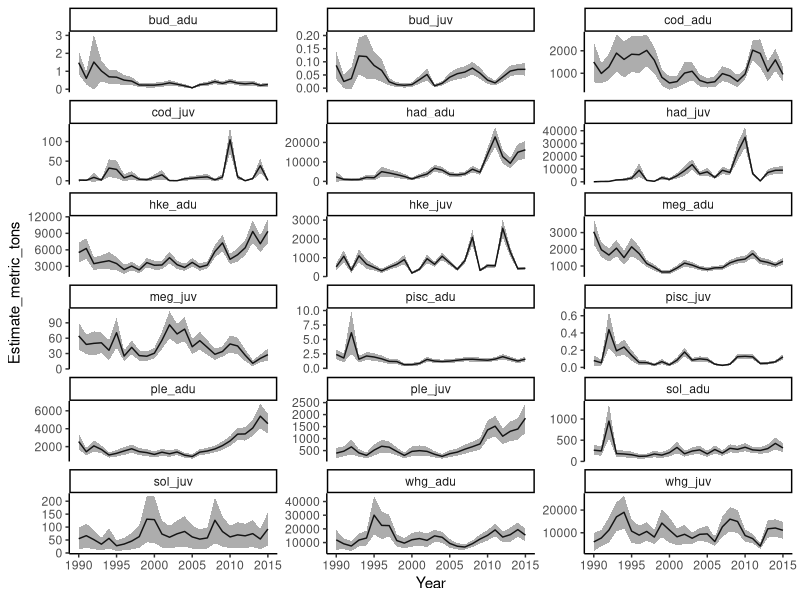
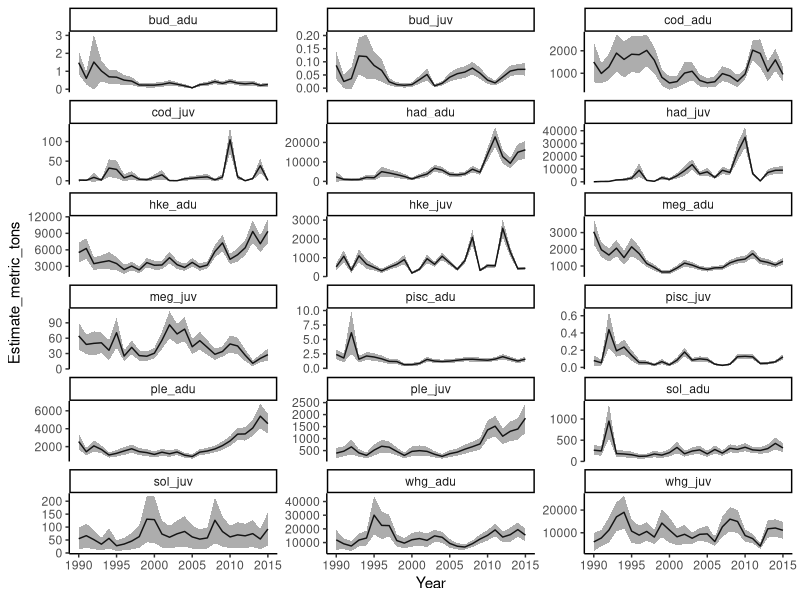

The R source for these figures, in order: (Note: this script raises an error after producing the figures.)


In <- read.csv('Table_for_SS3.csv')

library(ggplot2)

ggplot(In, aes(x = Year, y = Estimate_metric_tons)) + geom_line() + facet_wrap(~Category, scale = 'free_y', ncol = 3) +
  geom_ribbon(aes(ymin = Estimate_metric_tons - 1.96 * SD_mt, ymax = Estimate_metric_tons  + 1.96 * SD_mt), alpha = 0.4) +
  theme_classic()
ggsave(file = 'IndexGGplot.png', width = 16, height = 13)

IndSc <- apply(In$Estimate_metric_tons, In$Category, scale)

library(dplyr)

In <- In %>% group_by(Category) %>% mutate(InSc = scale(Estimate_metric_tons))

scale(In[c(In$Estimate_metric_tons, In$SD_mt),])

ggplot(In, aes(x = Year, y = InSc)) + geom_line() + facet_wrap(~Category, scale = 'free_y', ncol = 4) +
  geom_ribbon(aes(ymin = InSc - LoSc, ymax = InSc + UpSc), alpha = 0.4) +   theme_classic()
ggsave(file = 'IndexScaledGGplot.png', width = 10, height = 12)


In2 <- transform(In, In.norm = ave(Estimate_metric_tons, Category, FUN = scale))
In2 <- transform(In2, SD.norm = ave(SD_mt, Category, FUN = scale))

ggplot(In2, aes(x = Year, y = In.norm)) + geom_line() + facet_wrap(~Category, scale = 'free_y', ncol = 4) +
  geom_errorbar(aes(ymin = In.norm - SD.norm, ymax = In.norm + SD.norm), alpha = 0.4) +   theme_classic()
